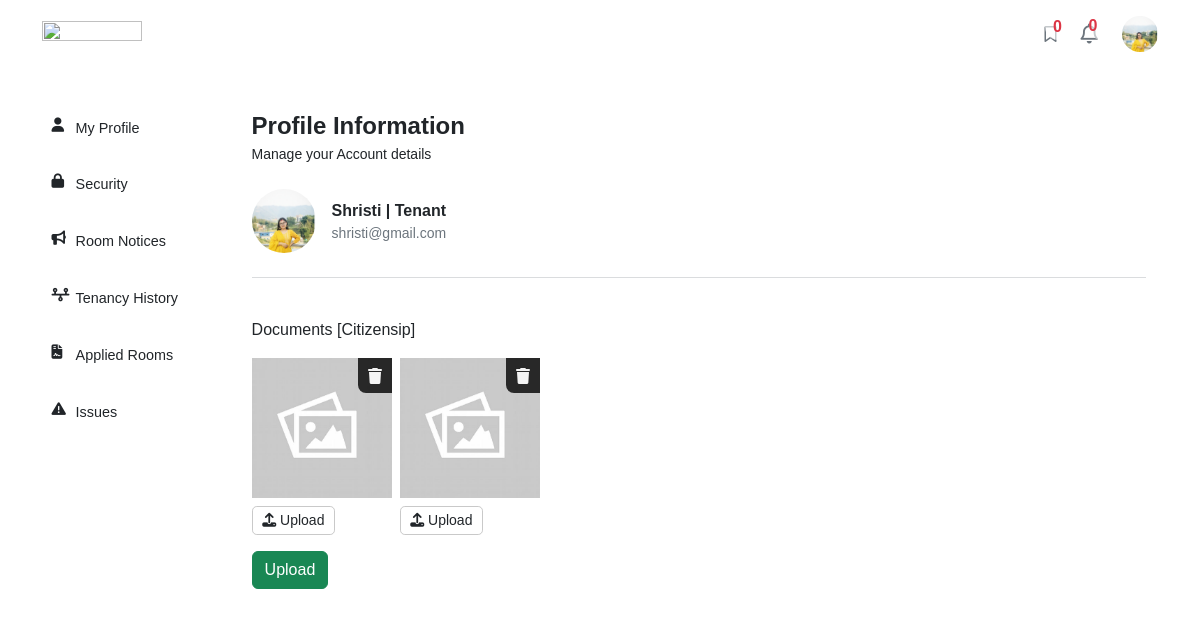
/tenant/profile/kyc (signed in), run on the app's committed database.
### tables this page shows
CREATE TABLE `user_tb` (
  `user_id` int(11) NOT NULL,
  `first_name` varchar(12) NOT NULL,
  `last_name` varchar(15) NOT NULL,
  `gender` varchar(7) NOT NULL,
  `dob` date NOT NULL,
  `email` varchar(254) NOT NULL,
  `password` varchar(255) NOT NULL,
  `phone_number` varchar(15) NOT NULL,
  `province` varchar(20) NOT NULL,
  `district` varchar(20) NOT NULL,
  `municipality_rural` varchar(40) NOT NULL,
  `ward` int(11) NOT NULL,
  `tole_village` varchar(30) NOT NULL,
  `role` varchar(9) NOT NULL,
  `profile_photo` varchar(250) NOT NULL,
  `kyc_front` varchar(250) NOT NULL,
  `kyc_back` varchar(250) NOT NULL,
  `registration_date` datetime NOT NULL,
  `flag` varchar(10) DEFAULT NULL
);

### classes/user.php (called while the page is built, shortened)
<?php
require_once __DIR__ . '/../app/connection.php';
class User
{
    public function set($firstName, $lastName, $gender, $dob, $email, $phoneNumber, $province, $district, $municipalityRural, $ward, $toleVillage, $role, $flag, $profilePhoto, $kycFront, $kycBack, $registrationDate)
    {
        $this->name = [
            'first' => $firstName,
            'last' => $lastName
        ];
        $this->email = $email;
        $this->role = $role;
        $this->profilePhoto = $profilePhoto;
    }
    public function fetch($userId, $howMuch)
    {
        global $conn;
        $userExists = false;
        $query = $howMuch == "all" ? "SELECT * FROM user_tb WHERE user_id = '$userId' LIMIT 1" : "SELECT first_name, last_name, role, email, flag, profile_photo FROM user_tb WHERE user_id = '$userId' LIMIT 1";
        $result = mysqli_query($conn, $query);
        if ($result->num_rows > 0) {
            $userExists = true;
        }
        return $userExists;
    }
}

### pages/tenant/sections/view-profile.php (the view, shortened to what this page needs)
<?php
require_once __DIR__ . '/../../../classes/user.php';
?>
<div class="d-flex flex-column user-profile-container profile-content">
    <p class="m-0 fs-4 fw-semibold"> Profile Information </p>
    <p class="m-0 small"> Manage your Account details </p>
    <div class="d-flex flex-row gap-3 mt-4 align-items-center photo-username-email">
        <div class="photo">
            <?php
            if ($profileUser->profilePhoto != '') {
                $tempPhotoSrc = "/rentrover/uploads/users/$profileUser->profilePhoto";
                ?>
                <img src="<?= $tempPhotoSrc ?>" id="profile-photo-container" alt="user profile photo" class="pointer">
                <?php
            } else {
                $tempPhotoSrc = "/rentrover/uploads/blank-profile.jpg";
                ?>
                <img src="/rentrover/uploads/blank-profile.jpg" id="profile-photo-container" alt="user profile photo"
                    class="pointer">
                <?php
            }
            ?>
        </div>
        <div class="username-email">
            <p class="m-0 fw-semibold">
                <?= ($profileUser->name['first'] != '') ? ucfirst($profileUser->name['first']) : "New User" ?> |
                <?= ucfirst($profileUser->role) ?>
            </p>
            <p class="m-0 text-secondary small"> <?= $profileUser->email ?> </p>
        </div>
    </div>
    <hr class="mt-4 text-secondary" />
    <?php
    if ($tab == "view") {
        ?>
        <div class="mb-3 profile-informations">
            <div class="d-flex flex-column flex-md-row row-gap-3">
                <div class="w-100 w-md-50">
                    <p class="m-0 text-secondary"> First Name </p>
                    <p class="m-0 fw-semibold">
                        <?= ($profileUser->name['first'] != '') ? ucfirst($profileUser->name['first']) : "-" ?>
                    </p>
                </div>
                <div class="w-100 w-md-50">
                    <p class="m-0 text-secondary"> Last Name </p>
                    <p class="m-0 fw-semibold">
                        <?= ($profileUser->name['last'] != '') ? ucfirst($profileUser->name['last']) : "-" ?>
                    </p>
                </div>
            </div>
            <div class="d-flex flex-column flex-md-row row-gap-3 mt-3">
                <div class="w-50">
                    <p class="m-0 text-secondary"> Gender </p>
                    <p class="m-0 fw-semibold"> <?= ($profileUser->gender != '') ? ucfirst($profileUser->gender) : "-" ?>
                    </p>
                </div>
                <div class="w-50">
                    <p class="m-0 text-secondary"> DoB </p>
                    <p class="m-0 fw-semibold"> <?= ($profileUser->dob != '0000-00-00') ? $profileUser->dob : "-" ?> </p>
                </div>
            </div>
            <div class="d-flex flex-column flex-md-row row-gap-3 mt-3">
                <div class="w-50">
                    <p class="m-0 text-secondary"> Email </p>
                    <p class="m-0 fw-semibold"> <?= ($profileUser->email != '') ? $profileUser->email : "-" ?> </p>
                </div>
                <div class="w-50">
                    <p class="m-0 text-secondary"> Phone Number </p>
                    <p class="m-0 fw-semibold">
                        <?= ($profileUser->getPhoneNumber() != '') ? $profileUser->getPhoneNumber() : "-" ?>
                    </p>
                </div>
            </div>
            <hr>
            <p class="m-0 mt-3 text-secondary"> Address </p>
            <div class="d-flex flex-column">
                <div class="d-flex flex-column flex-md-row row-gap-3 mt-3">
                    <div class="w-100 w-md-50">
                        <p class="m-0 mt-2 text-secondary"> Province </p>
                        <p class="m-0 fw-semibold">
                            <?= ($profileUser->address['province'] != '') ? ucfirst($profileUser->address['province']) : "-" ?>
                        </p>
                    </div>
                    <div class="w-100 w-md-50">
                        <p class="m-0 mt-2 text-secondary"> District </p>
                        <p class="m-0 fw-semibold">
                            <?= ($profileUser->address['district'] != '') ? ucfirst($profileUser->address['district']) : "-" ?>
                        </p>
                    </div>
                </div>
                <div class="d-flex flex-column flex-md-row row-gap-3 mt-3">
                    <div class="w-100 w-md-50">
                        <p class="m-0 mt-3 text-secondary"> Municipality/ Rupal Municipality </p>
                        <p class="m-0 fw-semibold">
                            <?= ($profileUser->address['municipalityRural'] != '') ? ucfirst($profileUser->address['municipalityRural']) : "-" ?>
                        </p>
                    </div>
                    <div class="w-100 w-md-50">
                        <p class="m-0 mt-3 text-secondary"> Ward </p>
                        <p class="m-0 fw-semibold">
                            <?= ($profileUser->address['ward'] != 0) ? $profileUser->address['ward'] : "-" ?>
                        </p>
                    </div>
                </div>
                <div class="w-100">
                    <p class="m-0 mt-3 text-secondary"> Tole/ Village </p>
                    <p class="m-0 fw-semibold">
                        <?= ($profileUser->address['toleVillage'] != '') ? ucfirst($profileUser->address['toleVillage']) : "-" ?>
                    </p>
                </div>
            </div>
            <p class="m-0 mt-3 text-secondary"> Documents </p>
            <?php
            if ($profileUser->kyc['front'] == '' || $profileUser->kyc['back'] == '') {
                ?>
                <p class="text-danger m-0 small mt-2"> You haven't submitted the documents. You must submit the picture of your
                    citizenship to be able to use our services. </p>
                <?php
            } else {
                ?>
                <section class="d-flex flex-row gap-2 mt-2 document-section">
                    <div class="d-flex flex-column gap-1 document-container">
                        <p class="m-0 small mb-1"> Front side </p>
                        <div class="document">
                            <img src="/rentrover/uploads/kycs/<?= $profileUser->kyc['front'] ?>" alt="citizenship front side">
                        </div>
                    </div>
                    <div class="d-flex flex-column gap-1 document-container">
                        <p class="m-0 small mb-1"> Back side </p>
                        <div class="document">
                            <img src="/rentrover/uploads/kycs/<?= $profileUser->kyc['back'] ?>" alt="citizenship back side">
                        </div>
                    </div>
                </section>
                <?php
            }
            if ($profileUser->flag != 'verified' && $profileUser->flag != 'on-hold') {
                ?>
                <a href="/rentrover/tenant/profile/kyc" class="btn btn-dark mt-3"> Upload/ Change KYC Documents </a>
                <?php
            }
            ?>
        </div>
        <?php
    } elseif ($tab == "kyc") {
        ?>
        <p class="mt-4 mb-2"> Documents [Citizensip] </p>
        <form method="POST" id="kyc-form" enctype="multipart/form-data">
            <div class="d-flex flex-row flex-wrap gap-2 mt-2 document-div">
                <div class="image-input-container">
                    <div class="image-container" id="image-container-1">
                        <img src="/rentrover/assets/images/blank.jpg" alt="image-file-1" id="image-file-1">
                        <div class="delete-div" id="delete-image-1">
                            <i class="fa fa-trash"> </i>
                        </div>
                    </div>
                    <label for="image-input-1" class="upload-label small"> <i class="fa-solid fa-upload"></i>
                        Upload
                    </label>
                </div>
                <div class="image-input-container">
                    <div class="image-container" id="image-container-2">
                        <img src="/rentrover/assets/images/blank.jpg" alt="image-file-2" id="image-file-2">
                        <div class="delete-div" id="delete-image-2">
                            <i class="fa fa-trash"> </i>
                        </div>
                    </div>
                    <label for="image-input-2" class="upload-label small"> <i class="fa-solid fa-upload"></i>
                        Upload
                    </label>
                </div>
            </div>
            <button type="submit" class="btn btn-success mt-3" id="kyc-upload-btn"> Upload </button>
        </form>
        <?php
    }
    ?>
</div>

### pages/tenant/sections/header.php (shortened to what this page needs)
<?php
require_once __DIR__ . '/../../../classes/user.php';
?>
<header class="position-fixed w-100 header ">
    <div class="container py-3 bg-white d-flex flex-row align-items-center justify-content-between header-container">
        <a href="/rentrover/tenant/home">
            <img src="/rentrover/assets/brands/rentrover-rectangular-logo.png" alt="">
        </a>
        <div class="d-flex flex-row gap-4 align-items-center wishlist-notification-profile">
            <div class="position-relative wishlist-container pointer"
                onclick="window.location.href='/rentrover/tenant/wishlist'">
                <a href="/rentrover/tenant/wishlist" class="text-secondary">
                    <i class="fa-regular fa-bookmark pt-1"></i>
                </a>
                <div class="position-absolute d-flex flex-row align-items-center justify-content-center wishlist-counter"
                    id="wishlist-counter">
                    <p class="m-0 text-danger fw-semibold" id="wishlist-count"> </p>
                </div>
            </div>
            <div class="position-relative notification-section">
                <div class="position-relative notification-icon pointer" id="notification-icon">
                    <i class="fa-regular fa-bell fs-5 pt-1 text-secondary pointer"></i>
                    <div class="position-absolute text-danger fw-semibold notification-counter">
                        <p class="notification-count" id="notification-count"> 0
                        </p>
                    </div>
                </div>
            </div>
            <div class="position-relative profile-container">
                <div class="profile" id="profile-image-container">
                    <?php
                    if ($profileUser->profilePhoto != "") {
                        ?>
                        <img src="/rentrover/uploads/users/<?= $profileUser->profilePhoto ?>" alt="user profile photo"
                            class="pointer">
                        <?php
                    } else {
                        ?>
                        <img src="/rentrover/uploads/blank-profile.jpg" alt="user profile photo" class="pointer">
                        <?php
                    }
                    ?>
                </div>
            </div>
        </div>
    </div>
</header>

### css/style.css (style rules this page uses)
* { font-family: "Helvetica", sans-serif; font-family: "Poppins", sans-serif; margin: 0; padding: 0; box-sizing: border-box; }
html { height: 100%; font-size: 16px; box-sizing: border-box; scroll-behavior: smooth; scroll-padding-top: 5rem; }
:root { --brand-color: rgb(26, 165, 219); --shadow-style: -2px 2px 4px 0 var(--shadow-color); --fixed-z-index: 100; }
a, abbr { text-decoration: none; }
body { margin: 0 auto; position: relative; box-sizing: inherit; }
.pointer { cursor: pointer; }
img { width: 100%; height: 100%; -o-object-fit: cover; object-fit: cover; -o-object-position: center; object-position: center; }

### css/file-input.css (style rules this page uses)
.image-input-container { width: -moz-fit-content; width: fit-content; display: flex; flex-direction: column; gap: 0.5rem; }
.image-input-container .upload-label { width: -moz-fit-content; width: fit-content; height: -moz-fit-content; height: fit-content; padding: 0.2rem 0.6rem; border-radius: 0.3rem; cursor: pointer; background-color: white; border: 1px solid rgb(201, 201, 201); }
.image-container { position: relative; width: 140px; height: 140px; background-color: whitesmoke; overflow: hidden; }
.image-container img { height: 100%; width: 100%; -o-object-fit: cover; object-fit: cover; -o-object-position: top; object-position: top; z-index: 20; position: absolute; }
.image-container .delete-div { z-index: 21; position: absolute; display: flex; flex-direction: row; align-items: center; justify-content: space-around; width: -moz-fit-content; width: fit-content; height: -moz-fit-content; height: fit-content; padding: 0.6rem; top: 0; right: 0; color: white; border-bottom-left-radius: 0.5rem; background-color: black; cursor: pointer; opacity: 0.8; }

### css/user-detail.css (style rules this page uses)
.user-profile-container { padding-bottom: 3rem; }
.user-profile-container .photo-username-email .photo { width: 64px; min-width: 64px; height: 64px; min-height: 64px; border-radius: 50%; overflow: hidden; }

### css/header.css (style rules this page uses)
header { top: 0; left: 0; z-index: 100; }
header .header-container a img { width: 100px; }
header .header-container .wishlist-notification-profile .wishlist-container .wishlist-counter { top: -8px; background-color: rgba(255, 255, 255, 0.6); border-radius: 50%; width: 26px; height: 26px; }
header .header-container .wishlist-notification-profile .notification-section .notification-icon .notification-counter { top: -6px; background-color: rgba(255, 255, 255, 0.6); border-radius: 50%; width: 26px; margin-left: 8px; height: 26px; }
header .header-container .wishlist-notification-profile .profile-container .profile { height: 36px; width: 36px; border-radius: 100%; overflow: hidden; }

### css/profile.css (style rules this page uses)
.profile-content { padding: 0; }

### data on the page
user_tb: profile_photo (picture), first_name "Shristi", role "Tenant", email "shristi@gmail.com"
